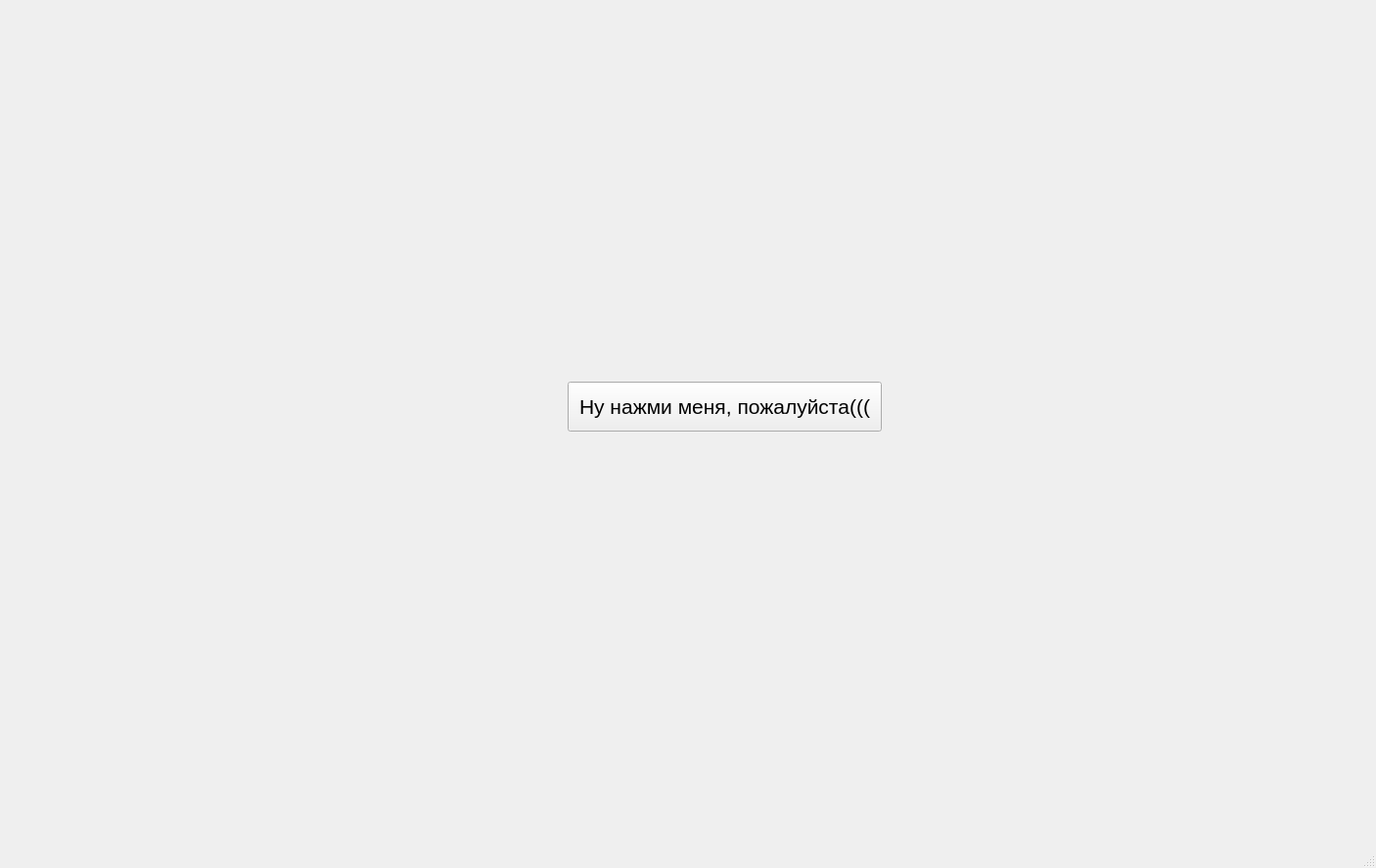
<?xml version="1.0" encoding="UTF-8"?>
<ui version="4.0">
 <class>MainWindow</class>
 <widget class="QMainWindow" name="MainWindow">
  <property name="geometry">
   <rect>
    <x>0</x>
    <y>0</y>
    <width>1406</width>
    <height>887</height>
   </rect>
  </property>
  <property name="windowTitle">
   <string>UI</string>
  </property>
  <widget class="QWidget" name="centralwidget">
   <widget class="QPushButton" name="pushButton">
    <property name="geometry">
     <rect>
      <x>580</x>
      <y>390</y>
      <width>321</width>
      <height>51</height>
     </rect>
    </property>
    <property name="font">
     <font>
      <pointsize>16</pointsize>
     </font>
    </property>
    <property name="text">
     <string>Ну нажми меня, пожалуйста(((</string>
    </property>
   </widget>
  </widget>
  <widget class="QStatusBar" name="statusbar"/>
 </widget>
 <resources/>
 <connections/>
</ui>
